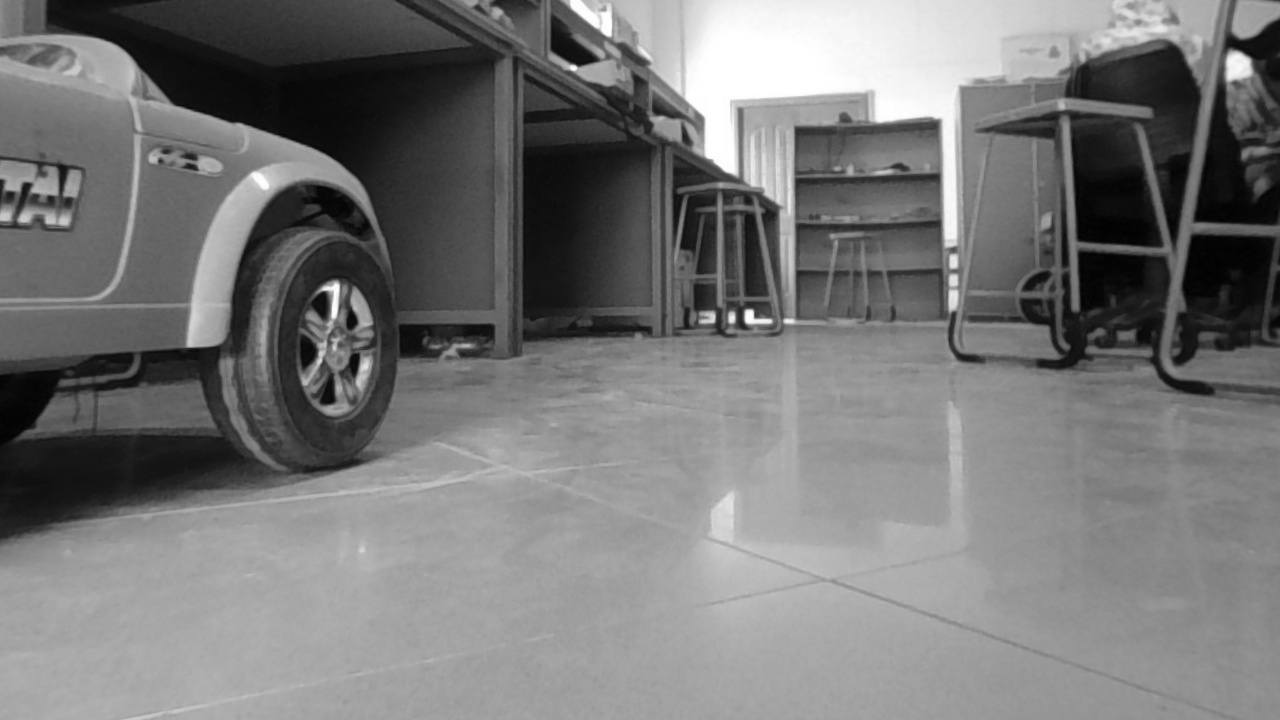
#> input picture rectified_images/left_img_rectified4.jpg, 1280 x 720 px, found by its file name
$ python disparity.py
#> lines starting #> are read from the running program, lines starting #| are printed output that depends on the picture
import cv2
import numpy as np
import matplotlib.pyplot as plt

def depth_map(imgL_path, imgR_path, output_path, disparity_before_filter_path):
    """ Depth map calculation. Works with SGBM and WLS. Need rectified images, returns depth map (left to right disparity) """
#> called with imgL_path = 'rectified_images\\left_img_rectified4.jpg', output_path = 'disparity4.png', disparity_before_filter_path = 'disparity_before_filter4.png'
    # Read the images
    imgL = cv2.imread(imgL_path, cv2.IMREAD_GRAYSCALE)
#> imgL is the input picture: shape (720, 1280); min 0, max 255, mean 119.1
    imgR = cv2.imread(imgR_path, cv2.IMREAD_GRAYSCALE)
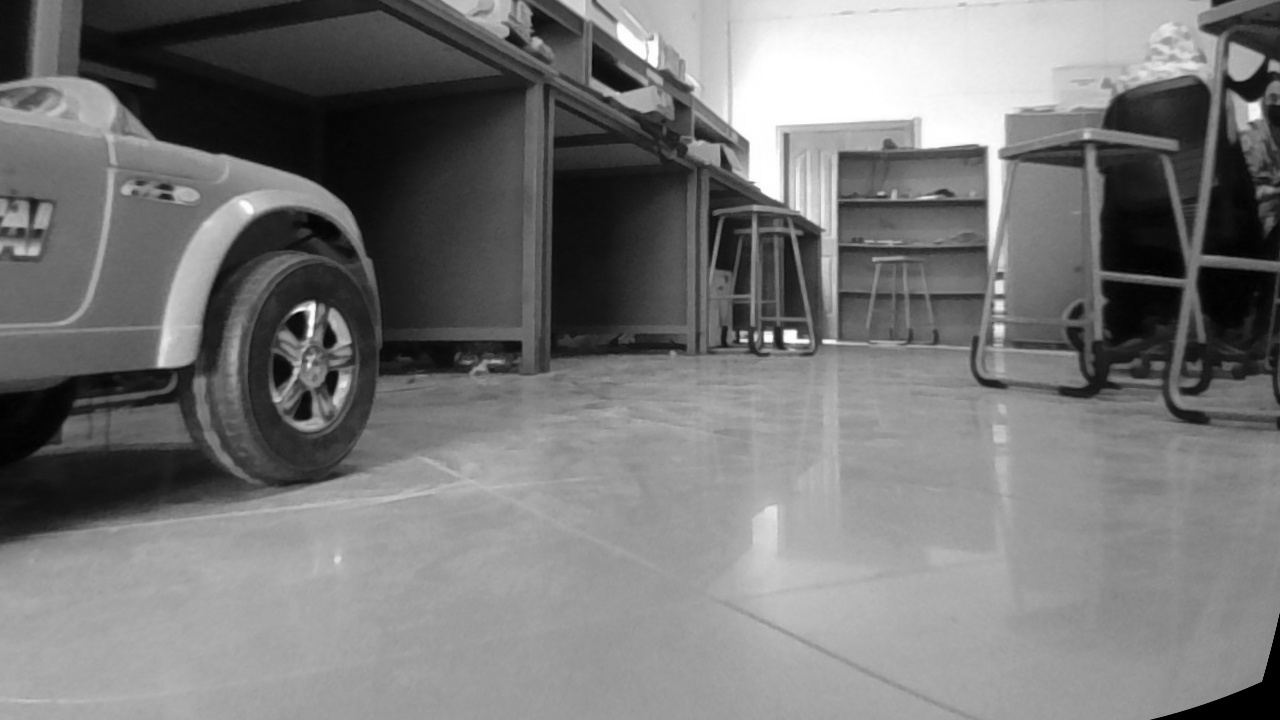
#> input picture rectified_images/right_img_rectified4.jpg, 1280 x 720 px, found by its file name
#> imgR is the input picture: shape (720, 1280); min 0, max 255, mean 118.8

    if imgL is None or imgR is None:
        raise ValueError("Error: One or both images not found or cannot be read")

    # SGBM Parameters -----------------
    window_size = 5  # wsize default 3; 5; 7 for SGBM reduced size image; 15 for SGBM full size image (1300px and above); 5 Works nicely

    left_matcher = cv2.StereoSGBM_create(
        minDisparity=0,
        numDisparities=5 * 16,  # max_disp has to be divisible by 16 e.g. HH 192, 256
        blockSize=window_size,
        P1=8 * 3 * window_size**2,
        P2=32 * 3 * window_size**2,
        disp12MaxDiff=12,
        uniquenessRatio=10,
        speckleWindowSize=50,
        speckleRange=32,
        preFilterCap=63,
        mode=cv2.STEREO_SGBM_MODE_SGBM_3WAY
    )

    right_matcher = cv2.ximgproc.createRightMatcher(left_matcher)

    # FILTER Parameters
    lmbda = 80000
    sigma = 1.3

    wls_filter = cv2.ximgproc.createDisparityWLSFilter(matcher_left=left_matcher)
    wls_filter.setLambda(lmbda)
    wls_filter.setSigmaColor(sigma)

    # Compute the disparity maps
    displ = left_matcher.compute(imgL, imgR)
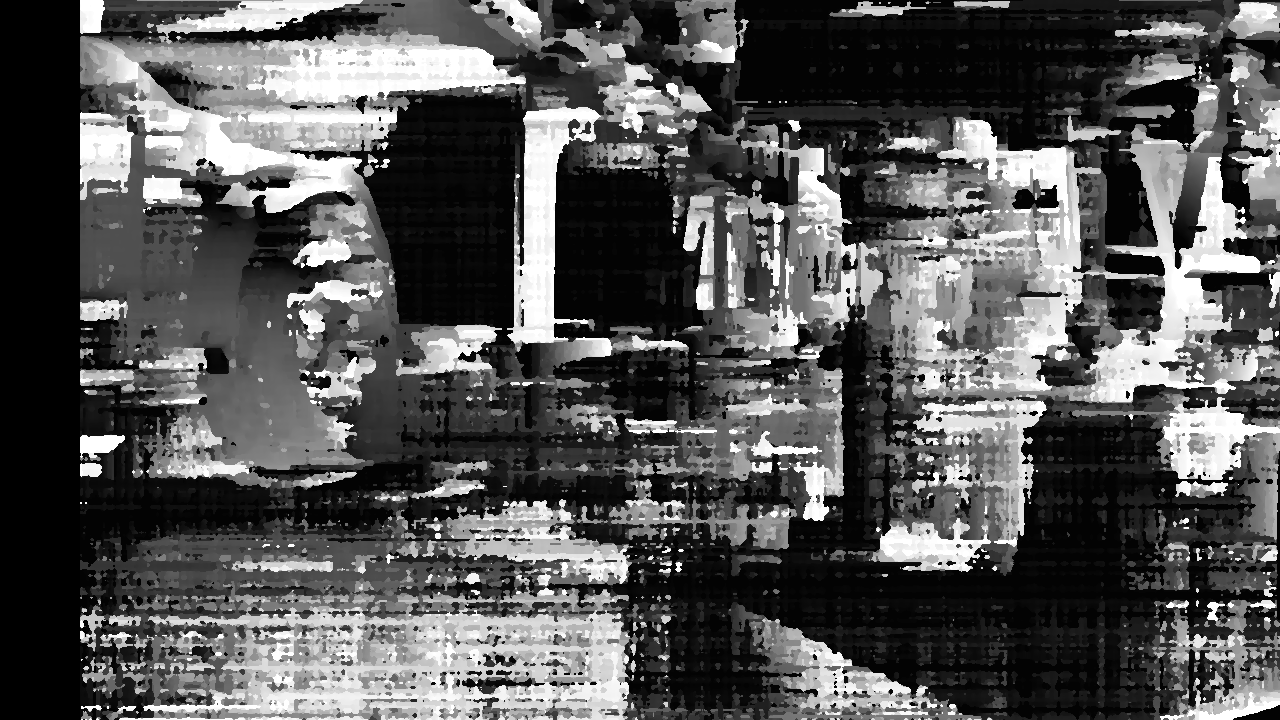
#> displ: shape (720, 1280) int16; min -16, max 1264, mean 417.9; drawn with min black and max white
    dispr = right_matcher.compute(imgR, imgL)
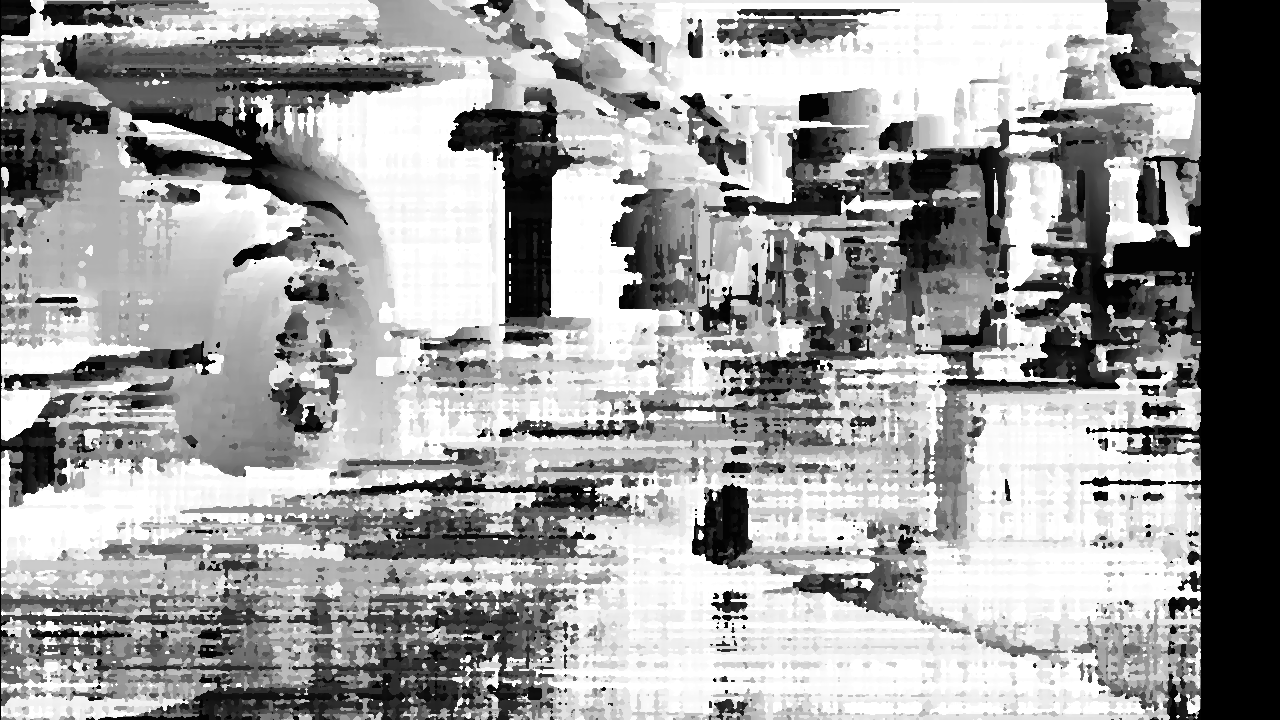
#> dispr: shape (720, 1280) int16; min -1280, max 0, mean -484.2; drawn with min black and max white
    displ = np.int16(displ)
    dispr = np.int16(dispr)

    # Normalize the disparity map before filtering for display
    displ_normalized = cv2.normalize(src=displ, dst=None, beta=0, alpha=255, norm_type=cv2.NORM_MINMAX)
    displ_normalized = np.uint8(displ_normalized)

    # Save the disparity map before filtering
    cv2.imwrite(disparity_before_filter_path, displ_normalized)
    print(f"Disparity map before filtering saved to {disparity_before_filter_path}")

    # Display the disparity map before filtering
    plt.imshow(displ_normalized, cmap='gray')
    plt.title('Disparity Map Before Filtering')
    plt.show()

    # Apply the WLS filter
    filteredImg = wls_filter.filter(displ, imgL, None, dispr)  # important to put "imgL" here!!!
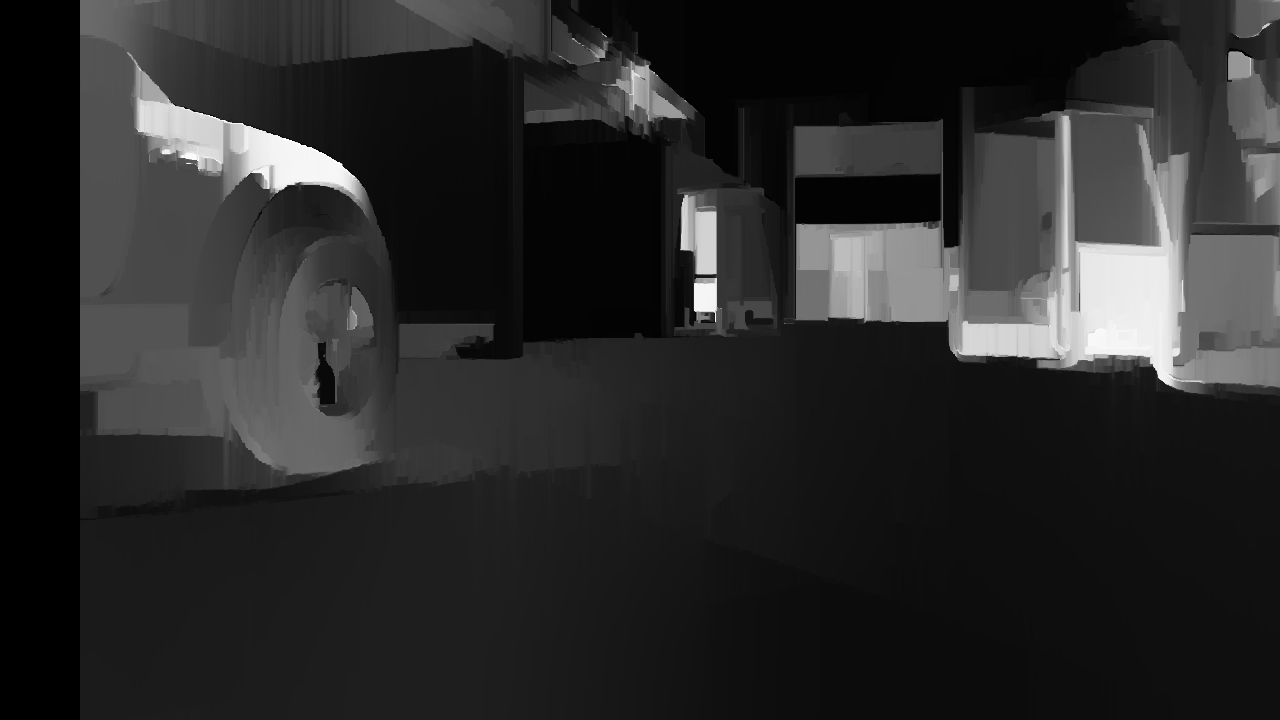
#> filteredImg: shape (720, 1280) int16; min -16, max 1264, mean 194.4; drawn with min black and max white

    filteredImg = cv2.normalize(src=filteredImg, dst=filteredImg, beta=0, alpha=255, norm_type=cv2.NORM_MINMAX)
    filteredImg = np.uint8(filteredImg)

    # Save the resulting image
    cv2.imwrite(output_path, filteredImg)
    print(f"Depth map saved to {output_path}")

# Example usage
depth_map(r'rectified_images\left_img_rectified4.jpg', r'rectified_images\right_img_rectified4.jpg', r'disparity4.png', r'disparity_before_filter4.png')
